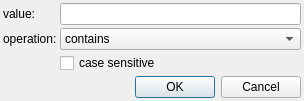
<?xml version="1.0" encoding="UTF-8"?>
<ui version="4.0">
 <class>GrepDialog</class>
 <widget class="QDialog" name="GrepDialog">
  <property name="geometry">
   <rect>
    <x>0</x>
    <y>0</y>
    <width>304</width>
    <height>95</height>
   </rect>
  </property>
  <property name="windowTitle">
   <string>Filter lines by text</string>
  </property>
  <layout class="QGridLayout" name="gridLayout">
   <property name="leftMargin">
    <number>3</number>
   </property>
   <property name="topMargin">
    <number>3</number>
   </property>
   <property name="rightMargin">
    <number>3</number>
   </property>
   <property name="bottomMargin">
    <number>3</number>
   </property>
   <property name="spacing">
    <number>3</number>
   </property>
   <item row="5" column="0" colspan="2">
    <widget class="QDialogButtonBox" name="buttonBox">
     <property name="orientation">
      <enum>Qt::Horizontal</enum>
     </property>
     <property name="standardButtons">
      <set>QDialogButtonBox::Cancel|QDialogButtonBox::Ok</set>
     </property>
    </widget>
   </item>
   <item row="1" column="0">
    <widget class="QLabel" name="label">
     <property name="text">
      <string>operation:</string>
     </property>
    </widget>
   </item>
   <item row="1" column="1">
    <widget class="QComboBox" name="operation">
     <item>
      <property name="text">
       <string>contains</string>
      </property>
     </item>
     <item>
      <property name="text">
       <string>does not contain</string>
      </property>
     </item>
    </widget>
   </item>
   <item row="2" column="1">
    <widget class="QCheckBox" name="case_sensitive">
     <property name="text">
      <string>case sensitive</string>
     </property>
    </widget>
   </item>
   <item row="0" column="0">
    <widget class="QLabel" name="label_2">
     <property name="text">
      <string>value:</string>
     </property>
    </widget>
   </item>
   <item row="0" column="1">
    <widget class="QLineEdit" name="value"/>
   </item>
  </layout>
 </widget>
 <tabstops>
  <tabstop>value</tabstop>
  <tabstop>operation</tabstop>
  <tabstop>case_sensitive</tabstop>
 </tabstops>
 <resources/>
 <connections>
  <connection>
   <sender>buttonBox</sender>
   <signal>accepted()</signal>
   <receiver>GrepDialog</receiver>
   <slot>accept()</slot>
   <hints>
    <hint type="sourcelabel">
     <x>248</x>
     <y>254</y>
    </hint>
    <hint type="destinationlabel">
     <x>157</x>
     <y>274</y>
    </hint>
   </hints>
  </connection>
  <connection>
   <sender>buttonBox</sender>
   <signal>rejected()</signal>
   <receiver>GrepDialog</receiver>
   <slot>reject()</slot>
   <hints>
    <hint type="sourcelabel">
     <x>316</x>
     <y>260</y>
    </hint>
    <hint type="destinationlabel">
     <x>286</x>
     <y>274</y>
    </hint>
   </hints>
  </connection>
 </connections>
</ui>
